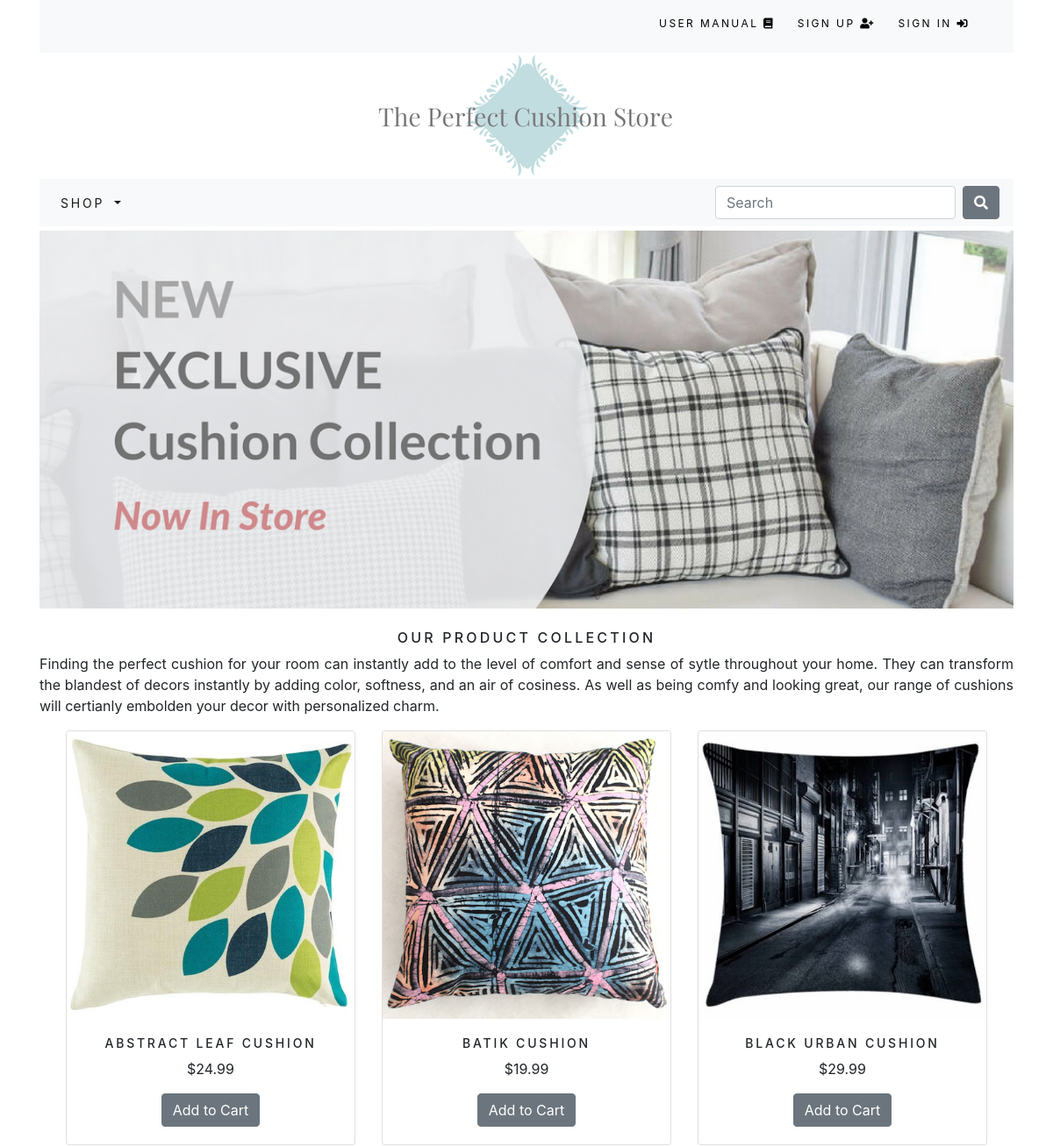
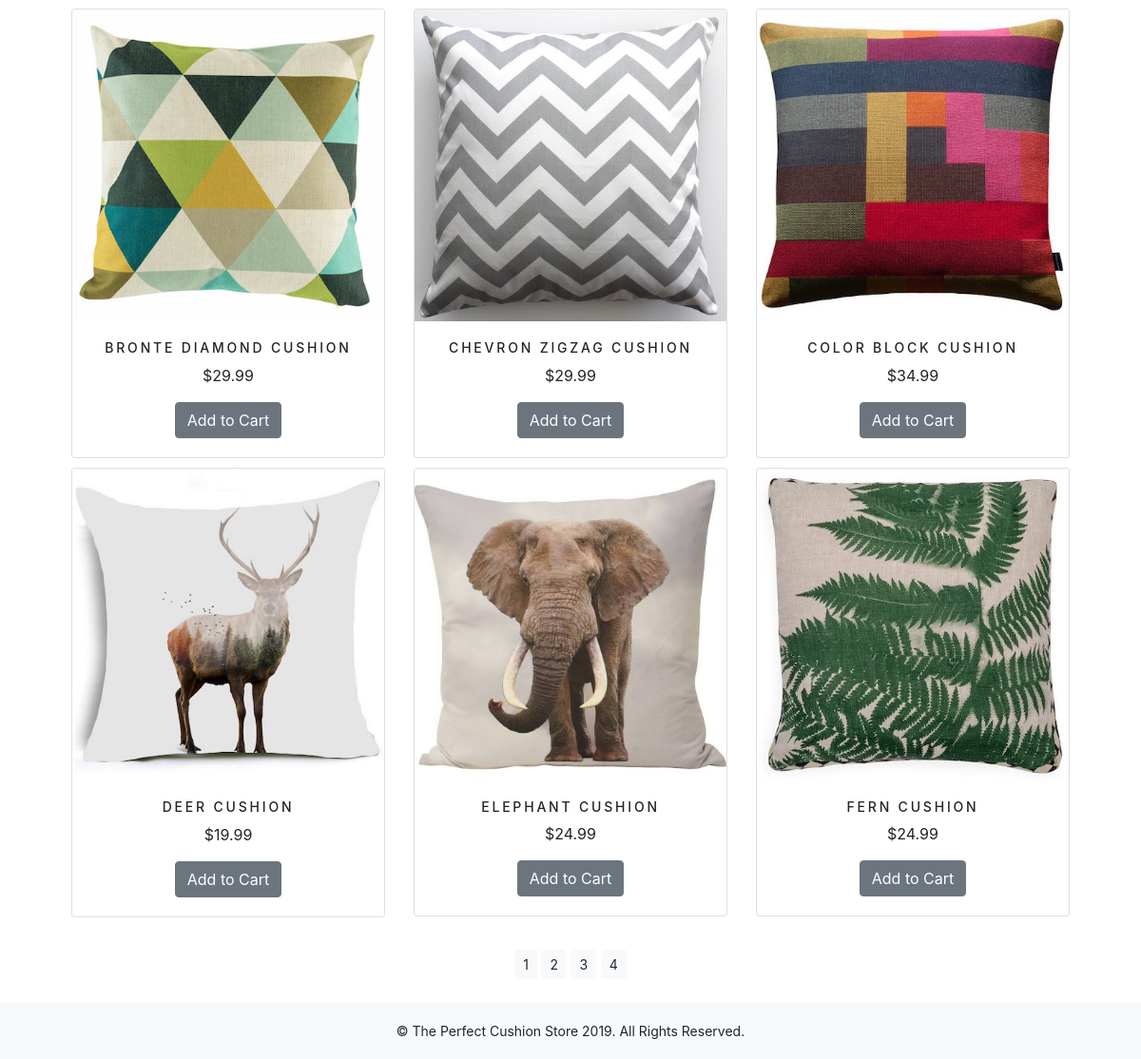
The app's page /shop/ with its own data (2 pictures, top to bottom).
### shop/models.py (models this page shows, shortened)
class Product(models.Model):
	name = models.CharField(max_length = 250, unique = True)
	slug = models.SlugField(max_length = 250, unique = True)
	description = models.TextField(blank = True)
	category = models.ForeignKey(Category, on_delete = models.CASCADE)
	price = models.DecimalField(max_digits = 10, decimal_places = 2)
	image = models.ImageField(upload_to = 'product', blank = True)
	stock = models.IntegerField()
	available = models.BooleanField(default = True)
	created = models.DateTimeField(auto_now_add = True)
	updated = models.DateTimeField(auto_now = True)
	class Meta:
		db_table = 'Product'
		ordering = ('name',)
		verbose_name = 'product'
		verbose_name_plural = 'products'
	def get_url(self):
		return reverse('shop:ProdCatDetail', args = [self.category.slug, self.slug])

### shop/views.py (the view)
# urls.py: path('', views.allProdCat, name = 'allProdCat'),
def allProdCat(request, c_slug = None):
	c_page = None
	products_list = None
	if c_slug != None:
		c_page = get_object_or_404(Category,slug = c_slug)
		products_list = Product.objects.filter(category = c_page, available = True)
	else:
		products_list = Product.objects.all().filter(available = True)
	'''Paginator Code'''
	paginator = Paginator(products_list, 9)
	try:
		page = int(request.GET.get('page', '1'))
	except:
		page = 1
	try:
		products = paginator.page(page)
	except (EmptyPage, InvalidPage):
		products = paginator.page(paginator.num_pages)
	return render(request, 'shop/category.html', {'category':c_page, 'products':products})

### cart/context_processors.py (called while the page is built)
def counter(request):
	item_count = 0;
	if 'admin' in request.path:
		return {}
	else:
		try:
			cart = Cart.objects.filter(cart_id = _cart_id(request))
			cart_items = CartItem.objects.all().filter(cart = cart[:1])
			for cart_item in cart_items:
				item_count += cart_item.quantity
		except Cart.DoesNotExist:
			item_count = 0
	return dict(item_count = item_count)

### cart/views.py (called while the page is built)
def _cart_id(request):
	cart = request.session.session_key
	if not cart:
		cart = request.session.create()
	return cart

### shop/context_processors.py (called while the page is built)
def menu_links(request):
	links = Category.objects.all()
	return dict(links = links)

### shop/models.py (called while the page is built)
	def get_url(self):
		return reverse('shop:products_by_category', args = [self.slug])

### shop/templates/shop/category.html (shortened to what this page needs)
{% extends 'base.html' %}
{% load staticfiles %}
{% block content %}
	<div class="mx-auto">
	{% if category %}
		<img class="my_image" src="{{ category.image.url }}" alt="{{ category.name }}">
	</div>
	<br>
	<div>
		<h1 class="text-center my_title">{{ category.name }}</h1>
		<p class="text-justify">{{ category.description }}</p>
	</div>
	{% else %}
		<img class="my_image my_image_padding" src="{% static 'img/banner.jpg' %}" alt="Our Product Collection">
	</div>
	<br>
	<div>
		<h1 class="text-center my_title">Our Product Collection</h1>
		<p class="text-justify">Finding the perfect cushion for your room can instantly add to the level of comfort and sense of sytle throughout your home. They can transform the blandest of decors instantly by adding color, softness, and an air of cosiness. As well as being comfy and looking great, our range of cushions will certianly embolden your decor with personalized charm.</p>
	</div>
	{% endif %}
	<div class="container">
		<div class="row mx-auto">
			{% for product in products.object_list %}
			<div class="my_bottom_margin col-9 col-sm-12 col-md-4 col-md-12 col-lg-4">
				<div class="card text-center" style="min-width: 18rem;">
					<a href="{{ product.get_url }}"><img class="card-img-top my_image"src="{{ product.image.url }}" alt="{{ product.name }}"></a>
					<div class="card-body">
						<h4>{{ product.name }}</h4>
						<p>${{ product.price }}</p>
						{% if product.stock <= 0 %}
							<p class="my_prod_text"><b>Out of Stock</b></p>
						{% else %}
							<a class="btn btn-secondary" href="{% url 'cart:add_cart' product.id %}">Add to Cart</a>
						{% endif %}
					</div>
				</div>
			</div>
			{% endfor %}
		</div>
		<div class="mx-auto">
			{% if products.paginator.num_pages > 1 %}
				<br>
				<div class="text-center">
					{% for pg in products.paginator.page_range %}
						<a href="?page={{ pg }}" class="btn btn-light btn-sm {% if product.number == pg %}active{% endif %}">{{ pg }}</a>
					{% endfor %}
				</div>
			{% endif %}
		</div>
		<br>
	</div>
{% endblock %}

### shop/templates/base.html (shortened to what this page needs)
{% load staticfiles %}
<!DOCTYPE html>
<html lang="en">
<head>
	<link rel="stylesheet" href="{% static 'css/custom.css' %}">
	<link rel="stylesheet" href="{% static 'css/bootstrap.min.css' %}">
	<link rel="stylesheet" type="text/css" href="{% static 'css/all.min.css' %}">
</head>
<body>
	<div class="container">
		<div class="container-fluid bg-light navbar-fixed-top my_top_navbar_div">
			{% include 'top-navbar.html' %}
		</div>
		{% include 'header.html' %}
		{% include 'navbar.html' %}
		{% block content %}
		{% endblock %}
	</div>
		{% include 'footer.html' %}
</body>
</html>

### shop/templates/top-navbar.html
<div class="container">
	<div class="my_custom_menu">
		<ul>
			<li>
				<a href="{% url 'manual' %}" target="_blank">User Manual <i class="fas fa-book"></i></a>
			</li>
			{% if request.user.is_authenticated and request.user.first_name %}
			<li>
				Welcome, <a href="#" class="dropdown-toggle" data-toggle="dropdown" aria-haspopup="true" aria-expanded="false">{{ request.user.first_name }} <i class="fas fa-user-circle"></i></a>
				<div class="dropdown-menu dropdown-menu-right">
					<a href="{% url 'edit' %}" class="dropdown-item">Edit Profile</a>
					<a href="{% url 'order:order_history' %}" class="dropdown-item">Order History</a>
				</div>
			</li>
				{% if user.is_superuser %}
					<li>
						<a href="{% url 'admin:index' %}">Admin Page</a>
					</li>
				{% endif %}
			<li>
				<a href="{% url 'signout' %}">Sign Out <i class="fas fa-sign-out-alt"></i></a>
			</li>
			{% else %}
			<li>
				<a href="{% url 'signup' %}">Sign Up <i class="fas fa-user-plus"></i></a>
			</li>
			<li>
				<a href="{% url 'signin' %}">Sign In <i class="fas fa-sign-in-alt"></i></a>
			</li>
			{% endif %}
		</ul>
	</div>
</div>

### shop/templates/header.html
{% load staticfiles %}
<header>
	<center>
		<a href="{% url 'shop:allProdCat' %}"><img src="{% static 'img/logo.png' %}" alt="Perfect Cushion Store"></a>
	</center>
</header>

### shop/templates/navbar.html (shortened to what this page needs)
<nav class="navbar navbar-expand-lg navbar-light bg-light">
  <div class="collapse navbar-collapse" id="navbarSupportedContent">
    <ul class="navbar-nav mr-auto">
      <li class="nav-item dropdown {% if 'shop' in request.path %}active{% endif %}">
        <a class="nav-link dropdown-toggle" href="#" id="navbarDropdown" role="button" data-toggle="dropdown" aria-haspopup="true" aria-expanded="false">
          Shop
        </a>
      </li>
    </ul>
    <form class="form-inline my-2 my-lg-0" action="{% url 'search_app:searchResult' %}" method="get">
      <input class="form-control mr-sm-2" type="search" placeholder="Search" aria-label="Search" name="q" required>
      <button class="btn btn-secondary my-2 my-sm-0" type="submit"><i class="fas fa-search"></i></button>
    </form>
  </div>
</nav>

### shop/templates/footer.html
<div class="footer navbar-fixed-bottom my_footer">
	<p class="text-center">&copy; The Perfect Cushion Store 2019. All Rights Reserved.</p>
</div>

### static/css/custom.css (style rules this page uses)
body { font-family: 'Roboto', sans-serif; }
.nav-item { letter-spacing: .2em; font-size: 14px; text-transform: uppercase; }
.my_top_navbar_div { height: 60px; line-height: 50px; }
.my_custom_menu { text-align: right !important; }
.my_custom_menu ul li { list-style: none; color: #000; text-transform: uppercase; letter-spacing: .2em; font-size: 12px; padding-right: 20px; display: inline; }
.my_custom_menu ul li a { text-decoration: none; color: #000; list-style: none; text-transform: uppercase; letter-spacing: .2em; font-size: 12px; }
.my_footer { background-color: #f8f9fa; height: 60px; }
.my_footer p { padding-top: 20px; font-size: 14px; }
.my_image { width: 100%; height: auto; }
.my_title { font-size: 16px; text-transform: uppercase; letter-spacing: .2em; }
.my_image_padding { padding-top: 5px; }
.my_bottom_margin { margin-bottom: 10px; }
.card-body h4 { font-size: 14px; text-transform: uppercase; letter-spacing: .2em; }

### records on screen
Product: image (picture), name "ABSTRACT LEAF CUSHION", price "24.99", stock "Add to Cart"
Product: image (picture), name "BATIK CUSHION", price "19.99", stock "Add to Cart"
Product: image (picture), name "BLACK URBAN CUSHION", price "29.99", stock "Add to Cart"
Product: image (picture), name "BRONTE DIAMOND CUSHION", price "29.99", stock "Add to Cart"
Product: image (picture), name "CHEVRON ZIGZAG CUSHION", price "29.99", stock "Add to Cart"
Product: image (picture), name "COLOR BLOCK CUSHION", price "34.99", stock "Add to Cart"
Product: image (picture), name "DEER CUSHION", price "19.99", stock "Add to Cart"
Product: image (picture), name "ELEPHANT CUSHION", price "24.99", stock "Add to Cart"
Product: image (picture), name "FERN CUSHION", price "24.99", stock "Add to Cart"

### other values on screen
{{ pg }} "1" "2" "3" "4"
